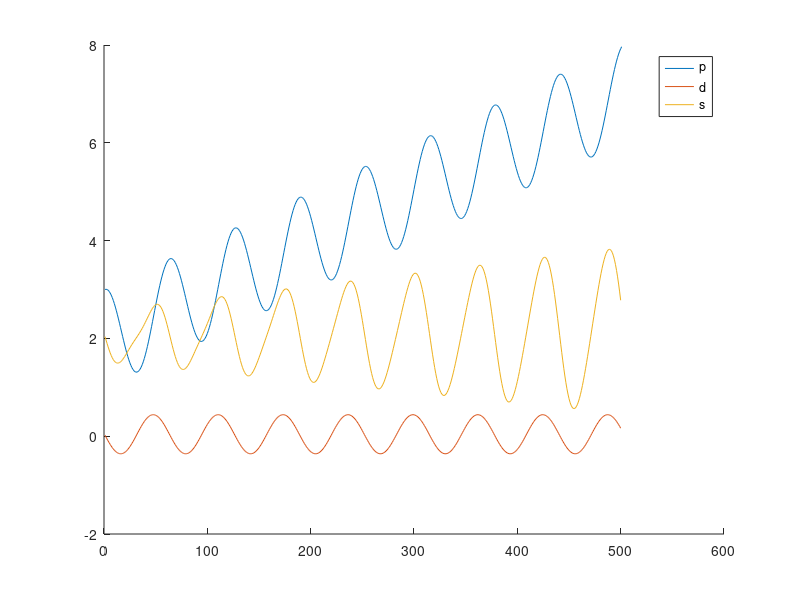
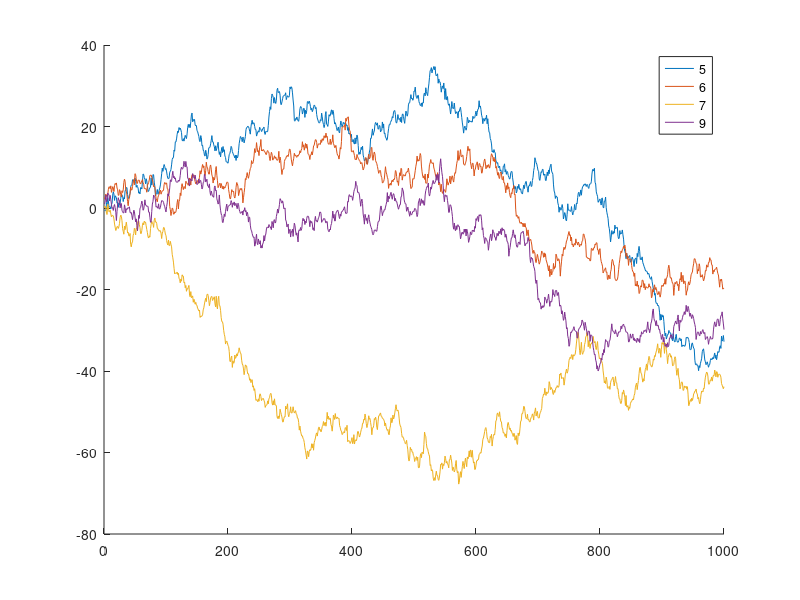
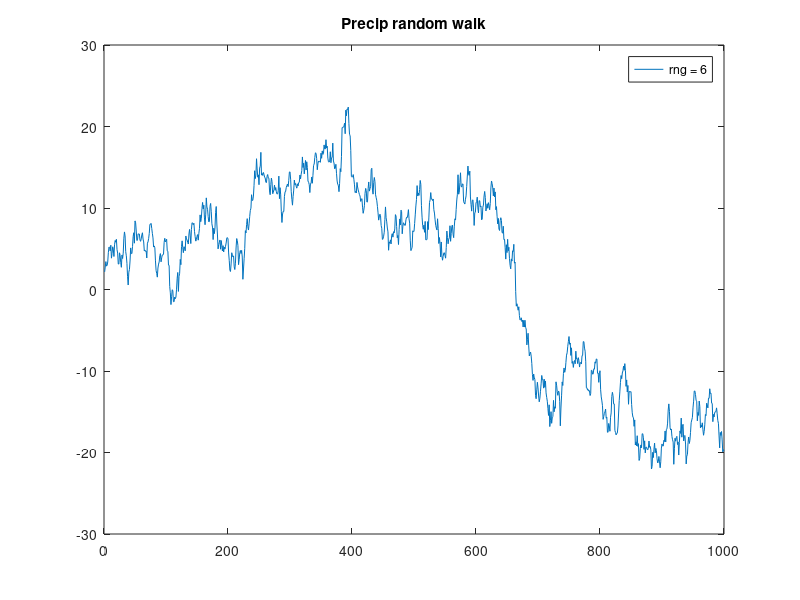
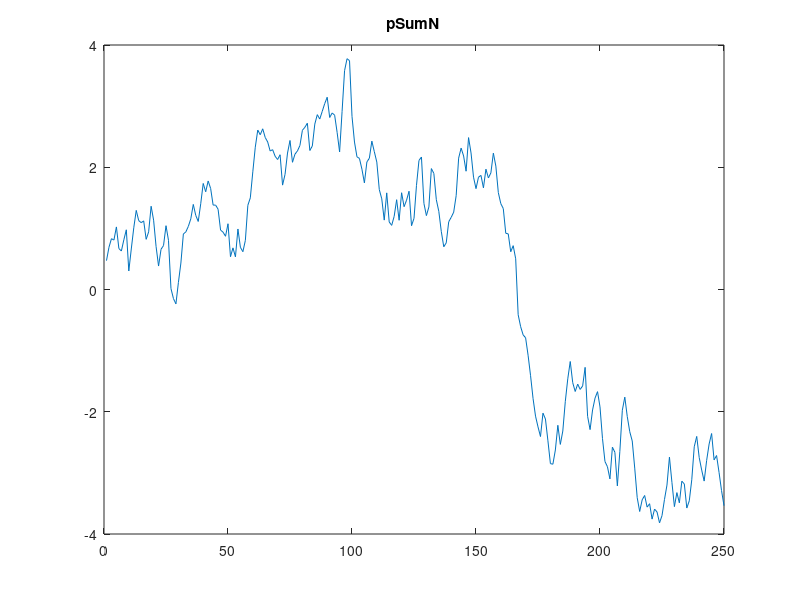

The MATLAB script that drew these images, in order: (Note: this script raises an error after producing the figures.)
%Making data

clear all

t = 0:500;

p = 2 + 0.01*t + cos(0:.1:(.1*500)); % Oscillator + line
d = 4.*(p(2:end)-p(1:end-1)); % Piece-wise slope
s = 2+0.6.*(d.*p(1:end-1)); % Slope .* p

figure
hold on
plot(p)
plot(d)
plot(s)
legend('p','d','s')


rng(1); 
r = rand(1,5);
R.sum = sum(r);
R.mean = mean(r);
R.min = min(r);
R.max = max(r);

% Make and plot a random walk:
figure
hold on
for i = [    5 6 7  9 ]
    rng(i)
    p = cumsum(randn(1,1000));
    plot(p)
    i
    max(p) - min(p)
end
legend('5', '6', '7', '9')
%%    
    
% Random walk precipitation
rng(6) % Set seed
N=250; % From SEI code
p = cumsum(randn(1,N*4));
figure; plot(p)
title('Precip random walk')
legend('rng = 6')
% Center and standardize to +/- 1
range = max(p) - min(p);
pCenter = p-max(p)+0.5*range; %plot(pCenter)
pStand = pCenter./max(pCenter); %plot(pStand)
%title('P (standardized to +/- 1)')
p = pStand; % Reassign p to pStand

% Make 4 timestep sum rolled P
pStack = zeros(4,N*4); % Initialize
pStack(:,4:end) = [p(4:end);
                   p(3:end-1);
                   p(2:end-2);
                   p(1:end-3)];
% Pick out only the indices corresponding to health model timesteps               
pickInd = find(rem((1:1000),4)==0);
pSumN = sum(pStack(:,pickInd),1);
figure; plot(pSumN); title('pSumN')
% Standardize pSumN to the range taken by B_SE = +/- 0.1
pSumRanged = 0.1.*(pSumN/max(pSumN)); % plot(pSumRanged) 

% % Not using derivative for now.
% % Calculate derivative time series (p = pStand)
% dp = [0,(p(2:end)-p(1:end-1))]; % Piece-wise slope
% figure; plot(dp)
% title('d(pStand)')

%%
% Probing AIC inequalities


figure; hold on; 
plot(cell2mat({IC.aic_c}))
plot(cell2mat({IC.aic}),'g')
plot(cell2mat({IC.bic}),'r')
legend('aic_c','aic','bic')

